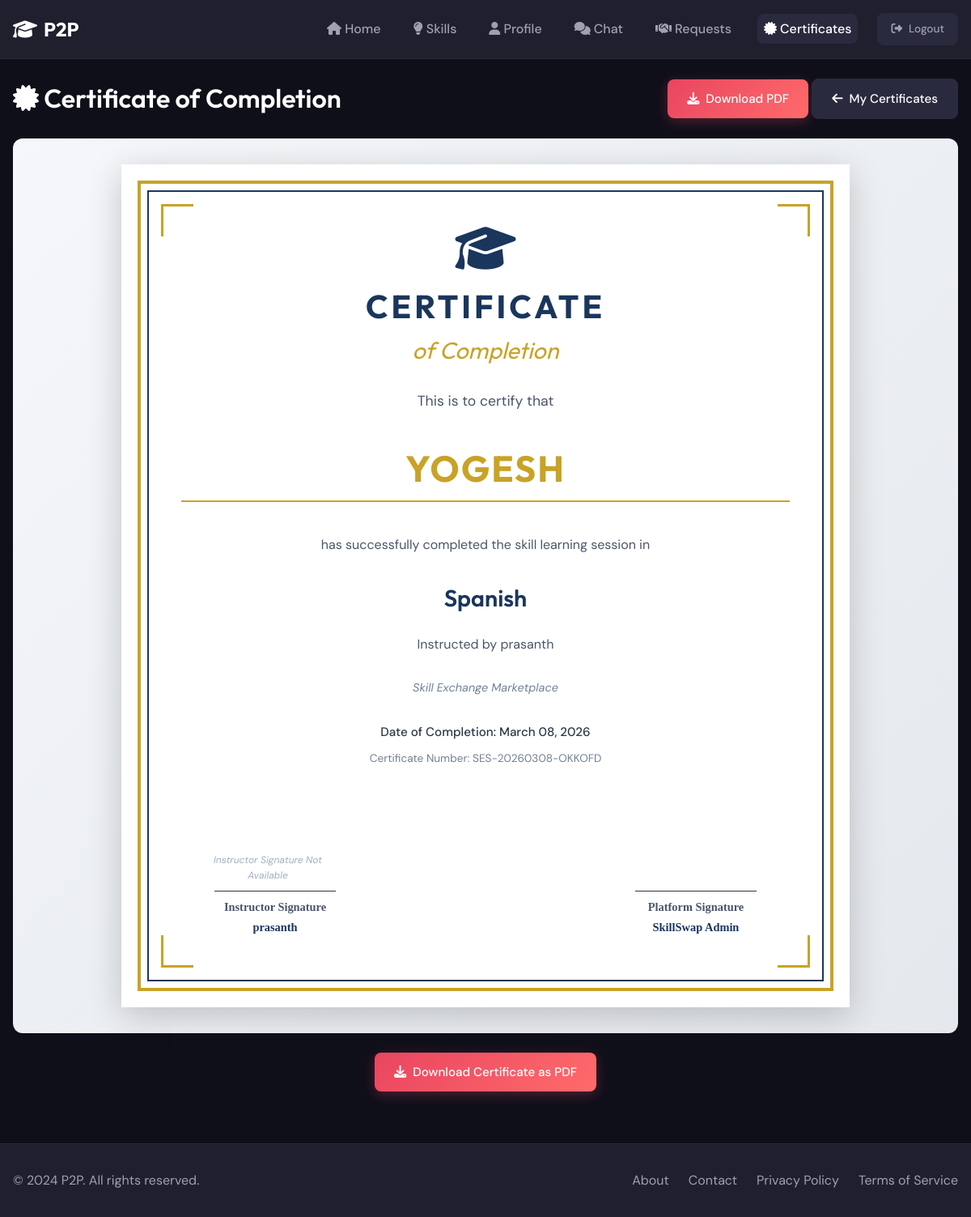
Page /certificates/3 (signed in) on the committed database.
### models.py (models this page shows, shortened)
class User(UserMixin, db.Model):
    __tablename__ = 'users'
    id = db.Column(db.Integer, primary_key=True)
    username = db.Column(db.String(80), unique=True, nullable=False, index=True)
    email = db.Column(db.String(120), unique=True, nullable=False, index=True)
    password_hash = db.Column(db.String(256), nullable=False)
    bio = db.Column(db.Text, default='')
    location = db.Column(db.String(120), default='')
    profile_picture = db.Column(db.String(255), default='default.png')
    signature_image = db.Column(db.String(255), nullable=True)  # Instructor signature image
    rating = db.Column(db.Float, default=0.0)
    is_admin = db.Column(db.Boolean, default=False)
    is_banned = db.Column(db.Boolean, default=False)
    created_at = db.Column(db.DateTime, default=datetime.utcnow)
    skills_offered = db.relationship('Skill', foreign_keys='Skill.user_id', backref='owner', lazy='dynamic')
    exchange_sent = db.relationship('ExchangeRequest', foreign_keys='ExchangeRequest.sender_id', backref='sender', lazy='dynamic')
    exchange_received = db.relationship('ExchangeRequest', foreign_keys='ExchangeRequest.receiver_id', backref='receiver', lazy='dynamic')
    messages_sent = db.relationship('Message', foreign_keys='Message.sender_id', backref='sender', lazy='dynamic')
    messages_received = db.relationship('Message', foreign_keys='Message.receiver_id', backref='receiver', lazy='dynamic')
    bookmarks = db.relationship('Bookmark', backref='user', lazy='dynamic', cascade='all, delete-orphan')
    reviews_given = db.relationship('Review', foreign_keys='Review.reviewer_id', backref='reviewer', lazy='dynamic')
    reviews_received = db.relationship('Review', foreign_keys='Review.reviewed_id', backref='reviewed', lazy='dynamic')
    reports_made = db.relationship('Report', foreign_keys='Report.reporter_id', backref='reporter', lazy='dynamic')
    reports_received = db.relationship('Report', foreign_keys='Report.reported_id', backref='reported', lazy='dynamic')

class Certificate(db.Model):
    __tablename__ = 'certificates'
    id = db.Column(db.Integer, primary_key=True)
    user_id = db.Column(db.Integer, db.ForeignKey('users.id'), nullable=False, index=True)
    exchange_id = db.Column(db.Integer, db.ForeignKey('exchange_requests.id'), nullable=False, index=True)
    skill_name = db.Column(db.String(100), nullable=False)
    instructor_name = db.Column(db.String(80), nullable=False)
    instructor_signature = db.Column(db.String(255), nullable=True)  # Store instructor signature image path
    completion_date = db.Column(db.DateTime, nullable=False)
    certificate_number = db.Column(db.String(20), unique=True, nullable=False)
    created_at = db.Column(db.DateTime, default=datetime.utcnow)
    user = db.relationship('User', backref='certificates')

### routes/certificates.py (the view)
@certificates_bp.route('/<int:certificate_id>')
@login_required
def view_certificate(certificate_id):
    certificate = Certificate.query.get_or_404(certificate_id)
    if certificate.user_id != current_user.id and not current_user.is_admin:
        flash('You can only view your own certificates.', 'danger')
        return redirect(url_for('certificates.my_certificates'))
    return render_template('certificates/certificate.html', certificate=certificate)

### templates/certificates/certificate.html (shortened to what this page needs)
{% extends "base.html" %}
{% block content %}
<div class="container mt-3">
    <div class="flex-between mb-3">
        <h1><i class="fas fa-certificate"></i> Certificate of Completion</h1>
        <div>
            <a href="{{ url_for('certificates.download_certificate', certificate_id=certificate.id) }}" class="btn btn-primary">
                <i class="fas fa-download"></i> Download PDF
            </a>
            <a href="{{ url_for('certificates.my_certificates') }}" class="btn btn-secondary">
                <i class="fas fa-arrow-left"></i> My Certificates
            </a>
        </div>
    </div>
    <div class="certificate-container">
        <div class="certificate">
            <div class="certificate-border">
                <div class="certificate-inner">
                    <div class="corner corner-tl"></div>
                    <div class="corner corner-tr"></div>
                    <div class="corner corner-bl"></div>
                    <div class="corner corner-br"></div>
                    <div class="cert-header">
                        <div class="cert-logo">
                            <i class="fas fa-graduation-cap"></i>
                        </div>
                        <h2>CERTIFICATE</h2>
                        <h3>of Completion</h3>
                    </div>
                    <p class="cert-subtitle">This is to certify that</p>
                    <h1 class="cert-name">{{ certificate.user.username }}</h1>
                    <p class="cert-description">has successfully completed the skill learning session in</p>
                    <h2 class="cert-skill">{{ certificate.skill_name }}</h2>
                    <p class="cert-instructor">Instructed by {{ certificate.instructor_name }}</p>
                    <p class="cert-platform">Skill Exchange Marketplace</p>
                    <p class="cert-date">Date of Completion: {{ certificate.completion_date.strftime('%B %d, %Y') }}</p>
                    <p class="cert-number">Certificate Number: {{ certificate.certificate_number }}</p>
                    <div class="cert-signatures">
                        <div class="signature">
                            {% if certificate.instructor_signature %}
                            <img src="{{ url_for('static', filename='uploads/' + certificate.instructor_signature) }}" alt="Instructor Signature" class="signature-image">
                            {% else %}
                            <p class="signature-not-available">Instructor Signature Not Available</p>
                            {% endif %}
                            <div class="signature-line"></div>
                            <span class="signature-title">Instructor Signature</span>
                            <p class="signature-name">{{ certificate.instructor_name }}</p>
                        </div>
                        <div class="signature">
                            <div class="platform-signature-space"></div>
                            <div class="signature-line"></div>
                            <span class="signature-title">Platform Signature</span>
                            <p class="signature-name">SkillSwap Admin</p>
                        </div>
                    </div>
                </div>
            </div>
        </div>
    </div>
    <div class="text-center mt-3">
        <a href="{{ url_for('certificates.download_certificate', certificate_id=certificate.id) }}" class="btn btn-primary btn-lg">
            <i class="fas fa-download"></i> Download Certificate as PDF
        </a>
    </div>
</div>
{% endblock %}

### static/css/style.css (style rules this page uses)
:root { --primary: #1a1a2e; --secondary: #16213e; --accent: #e94560; --accent-light: #ff6b6b; --success: #00d9a5; --warning: #ffc107; --danger: #dc3545; --bg: #0f0f1a; --surface: #1f1f2e; --surface-light: #2a2a3e; --text: #ffffff; --text-secondary: #a0a0b0; --border: #2a2a3e; --gradient: linear-gradient(135deg, #e94560, #ff6b6b); --shadow: 0 4px 20px rgba(0, 0, 0, 0.3); --radius: 12px; --radius-sm: 8px; }
* { margin: 0; padding: 0; box-sizing: border-box; }
body { font-family: 'DM Sans', sans-serif; background-color: var(--bg); color: var(--text); line-height: 1.6; min-height: 100vh; }
h1, h2, h3, h4, h5, h6 { font-family: 'Outfit', sans-serif; font-weight: 600; line-height: 1.3; }
a { color: var(--accent); text-decoration: none; transition: color 0.3s ease; }
.container { max-width: 1200px; margin: 0 auto; padding: 0 1rem; }
.btn { display: inline-flex; align-items: center; justify-content: center; gap: 0.5rem; padding: 0.75rem 1.5rem; border: none; border-radius: var(--radius-sm); font-family: 'DM Sans', sans-serif; font-weight: 500; font-size: 0.95rem; cursor: pointer; transition: all 0.3s ease; text-decoration: none; }
.btn-primary { background: var(--gradient); color: var(--text); box-shadow: 0 4px 15px rgba(233, 69, 96, 0.3); }
.btn-secondary { background: var(--surface-light); color: var(--text); border: 1px solid var(--border); }
.text-center { text-align: center; }
.mt-3 { margin-top: 1.5rem; }
.mb-3 { margin-bottom: 1.5rem; }
.flex-between { display: flex; justify-content: space-between; align-items: center; }

### rows in the picture
User: user.username "YOGESH"
Certificate: skill_name "Spanish", instructor_name "prasanth", completion_date "March 08, 2026", certificate_number "SES-20260308-OKKOFD"
